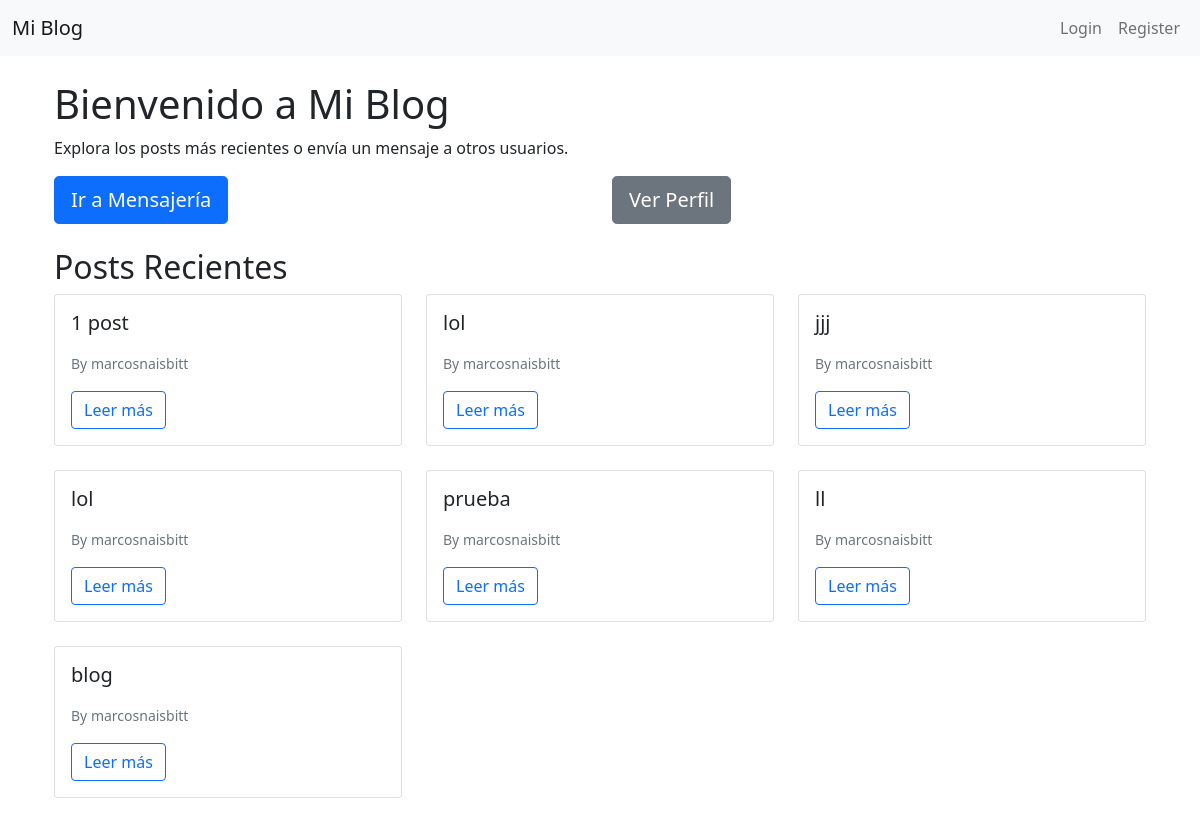
The app's page /, older data.
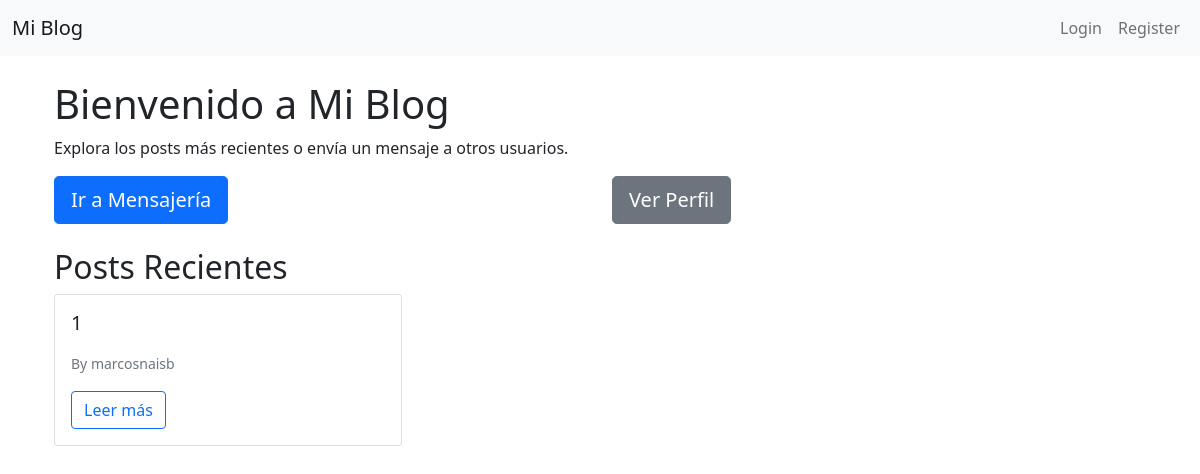
The same page, newer data.
### blog_app/models.py (models this page shows, shortened)
class Post(models.Model):
    title = models.CharField(max_length=100)
    subtitle = models.CharField(max_length=200, blank=True)
    body = models.TextField()
    author = models.ForeignKey(User, on_delete=models.CASCADE)
    date_posted = models.DateTimeField(default=timezone.now)
    image = models.ImageField(upload_to='post_images', blank=True, null=True)

### blog_app/views.py (the view)
# urls.py: path('', views.index, name='index'),
def index(request):
    posts = Post.objects.all()
    return render(request, 'blog_app/index.html', {'posts': posts})

### blog_app/templates/blog_app/index.html (shortened to what this page needs)
{% extends 'blog_app/base.html' %}
{% block content %}
<div class="container mt-4">
    <h1>Bienvenido a Mi Blog</h1>
    <p>Explora los posts más recientes o envía un mensaje a otros usuarios.</p>
    <div class="row">
        <div class="col-md-6">
            <a href="{% url 'inbox' %}" class="btn btn-primary btn-lg">Ir a Mensajería</a>
        </div>
        <div class="col-md-6">
            <a href="{% url 'profile' %}" class="btn btn-secondary btn-lg">Ver Perfil</a>
        </div>
    </div>
    <h2 class="mt-4">Posts Recientes</h2>
    <div class="row">
        {% for post in posts %}
            <div class="col-md-4">
                <div class="card mb-4">
                    <div class="card-body">
                        <h5 class="card-title">{{ post.title }}</h5>
                        <p class="card-text"><small class="text-muted">By {{ post.author }}</small></p>
                        <a href="{% url 'post_detail' post.pk %}" class="btn btn-outline-primary">Leer más</a>
                    </div>
                </div>
            </div>
        {% empty %}
            <p>No hay posts disponibles.</p>
        {% endfor %}
    </div>
</div>
{% endblock %}

### blog_app/templates/blog_app/base.html (shortened to what this page needs)
<!DOCTYPE html>
<html lang="en">
<head>
    <link href="https://cdn.jsdelivr.net/npm/bootstrap@5.1.3/dist/css/bootstrap.min.css" rel="stylesheet">
</head>
<body>
    <nav class="navbar navbar-expand-lg navbar-light bg-light">
        <div class="container-fluid">
            <a class="navbar-brand" href="{% url 'post_list' %}">Mi Blog</a>
            <div class="collapse navbar-collapse" id="navbarNav">
                <ul class="navbar-nav ms-auto">
                    {% if user.is_authenticated %}
                    <li class="nav-item">
                        <a class="nav-link" href="{% url 'inbox' %}">Mensajes</a>
                    </li>
                    <li class="nav-item">
                        <a class="nav-link" href="{% url 'profile' %}">Perfil</a>
                    </li>
                    <li class="nav-item">
                        <a class="nav-link" href="{% url 'logout' %}">Logout</a>
                    </li>
                    {% else %}
                    <li class="nav-item">
                        <a class="nav-link" href="{% url 'login' %}">Login</a>
                    </li>
                    <li class="nav-item">
                        <a class="nav-link" href="{% url 'register' %}">Register</a>
                    </li>
                    {% endif %}
                </ul>
            </div>
        </div>
    </nav>
    <div class="container">
        {% block content %}
        {% endblock %}
    </div>
</body>
</html>

Row changes from the older to the newer data that the page shows:
removed Post: title "1 post", author "marcosnaisbitt"
removed Post: title "lol", author "marcosnaisbitt"
removed Post: title "jjj", author "marcosnaisbitt"
removed Post: title "lol", author "marcosnaisbitt"
removed Post: title "prueba", author "marcosnaisbitt"
removed Post: title "ll", author "marcosnaisbitt"
removed Post: title "blog", author "marcosnaisbitt"
added Post: title "1", author "marcosnaisb"
